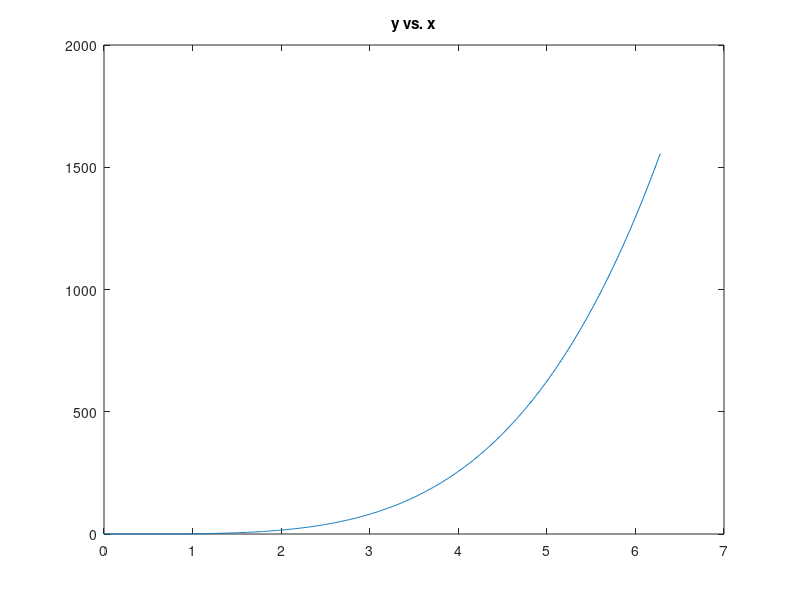
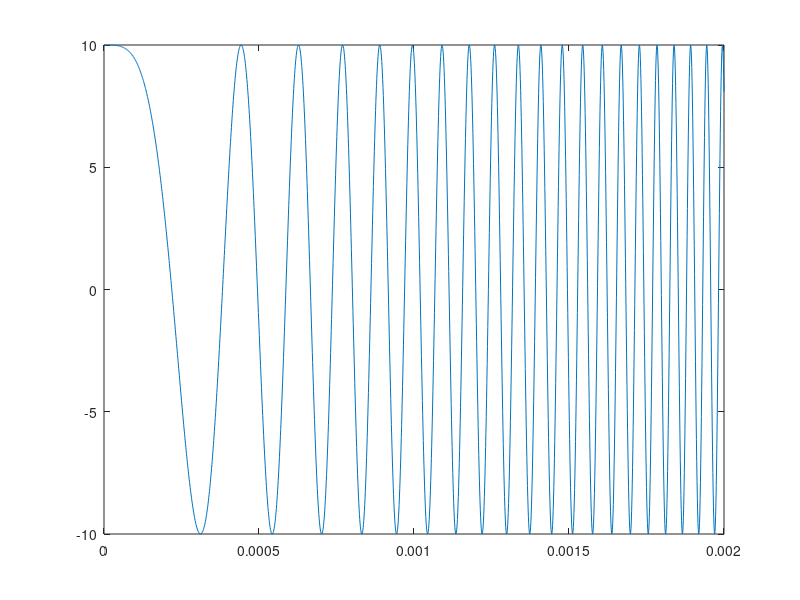

MATLAB code to generate these figures, in order: (Note: this script raises an error after producing the figures.)
%% Lesson 2a: More vector and matrix operations
%
% Objectives:
% * Understand how to perform vector operations in MATLAB
% * Understand arithmetic and basic functions in MATLAB

%% Vector operations
% In lesson 1, we saw how to create a vector with the colon operator and
% linspace. Now let's perform some operations on them!
% 
% There are two common classes of operations that you can perform on
% vectors: element-wise operations (which produce another vector) and
% aggregate operations (which produce a scalar value). There are also many
% functions that don't fall under these categories, but these cover many of
% the common functions.

%% Element-wise operations
% Many operations that work on scalars (which are really degenerate
% matrices) also work element-wise on vectors (or matrices).
x = 0:0.01:2*pi;    % Create a linearly-spaced vector
y = sin(x);         % sin() works element-wise on vectors!
y = abs(x);         % same with abs()!
y = x .^ 4;         % element-wise power
y = power(x, 4);    % same as above

plot(x, y);         % Plot y vs. x (line graph)
title('y vs. x');

%% Aggregate operations
% Another common class of operations produce a single output or statistic
% about a vector (or matrix).
length(x);              % number of elements in x
sum(x);                 % sum of the elements of x
mean(x);                % average of the elements of x
min(x);                 % minimum element of x
diff(x);                % difference between adjacent elements of x

%% Exercise 1 : Vector operations
T = 1e-6;           % Sampling period (s)
t = 0:T:2e-3;       % Time (domain/x-axis)
f0 = 50;            % Initial frequency (Hz)
b = 10e6;           % Chirp rate (Hz/s)
A = 10;             % Amplitude
y1 = A * cos(2*pi*f0*t + pi*b*t.^2);

figure;
plot(t,y1);

%% Exercise: Numerical calculus
% See numerical_calculus.m.

%% Basic indexing in MATLAB
% The process of extracting values from a vector (or matrix) is called
% "indexing." In MATLAB, indices start at 1, rather than 0 in most
% languages (in which it is more of an "offset" than a cardinal index).

%% Exercise 2 : Basic indexing
% The syntax for indexing is "x(indices)", where x is the variable to
% index, and indices is a scalar or a vector of indices. There are many
% variations on this. Note that indices can be any vector
x(1);                   % first element of x
x(1:3);                 % elements 1, 2 and 3 (inclusive!)
x(1:length(x));         % all elements in x
x(1:end);               % same as above
x(:);                   % same as above
x(end);                 % last element of x
x(3:end);               % all elements from 3 onwards
x([1,3,5]);             % elements 1, 3, and 5 from x

x(1:2:end);             % all odd-indexed elements of x
ind = 1:2:length(x);
x(ind);                 % same as the previous example

%% Exercises to improve your understanding
% Take some time to go through these on your own.
x([1,2,3]);             % Will these produce the same result?
x([3,2,1]);

x2 = 1:5;
x2(6);                  % What will this produce?
x2(0);                  % What will this produce?
x2(1:1.5:4);            % What will this produce?
ind = 1:1.5:4;
x2(ind);                % What will this produce?

z = 4;
z(1);                   % What will this produce?

%% Matrix operations
% Matrices is closely related to vectors, and we have also explored some
% matrix operations last class. This class, we are going to explore
% functions that are very useful but are hard to grasp for beginners,
% namely reshape, meshgrid, row-wise and column-wise operations.

%% Reshape
% Change a matrix from one shape to another. The new shape has to have the
% same number of elements as the original shape.
%
% When you are reshaping an array / matrix, the first dimension is filled
% first, and then the second dimension, so on and so forth. I.e., elements
% start filling down columns, then rows, etc.
M = 1:100;
N1 = reshape(M,2,2,[]);    % It would create a 2*2*25 matrix
N2 = reshape(M,[2,2,25]);  % Same as N1
N2(:,:,25);                % Gives you 97,98,99,100
N2(:,1,25);                % Gives you 97 and 98

%% Meshgrid
% Meshgrid is quite hard to understand. Think of it as a way to replicate
% arrays, like the following example:
a = 1:3;
b = 1:5;
[A,B] = meshgrid(a,b);

%% Using meshgrid for functions of multiple variables
% You have created two arrays A and B, note that in A, the vector a is
% copied row-wise, while the vector b is transposed and copied column-wise.
% This is useful, because when you lay one above the other, you essentially
% create a CARTESIAN PRODUCT, and it is useful when we need to plot a 3D
% graph.
% 
% Here is a more complicated example to show you when meshgrid is useful
a1 = -2:0.25:2;
b1 = a1;
[A1,B1] = meshgrid(a1);

% Here we plot the surface of f(x) = x*exp^(x.^2+y.^2)
F = A1.*exp(-A1.^2-B1.^2);
surf(A1, B1, F);

%% Broadcasting: an alternative to meshgrid
% Broadcasting, like meshgrid, can be used as a way to write functions of
% multiple variables, without generating the intermediate matrices A and B.
% The way this works is that operations performed on a set of N orthogonal
% vectors will automatically generate an N-dimensional result.
% 
% See the following example, which recreates the above example. Note that
% b1 is transposed.
F2 = a1.*exp(-a1.^2-(b1.').^2);
surf(A1, B1, F2);

% Check that this matches the previous result.
error = rms(F - F2, 'all');

% Note: broadcasting doesn't generate the domains A1 and B1,
% so meshgrid() is more useful when we need to supply the domain to a
% function like mesh() or surf(). But when we only need the result,
% broadcasting is somewhat simpler.
%
% For homework assignments that require functions of multiple variables,
% use whichever method is more intuitive to you.

%% Row-wise / Column-wise operations
% Vector operations can also be performed on matrices. We can perform a
% vector operation on each row/column of a matrix, or on a particular
% row/column by indexing.
H = magic(4);    % create the magical matrix H
sum(H,1);        % column wise sum, note that this is a row vector(default)
fliplr(H);       % flip H from left to right
flipud(H);       % flip H upside down
H(1,:) = fliplr(H(1,:)); % flip only ONE row left to right
H(1,:) = [];     % delete the first row

%% Exercise 7 : Matrix Operations
H2 = randi(20,4,5);   % random 4x5 matrix with integers from 1 to 20
sum(H2(:,2));
mean(H2(3,:));
C = reshape(H2,2,2,5);
C(2,:,:) = [];